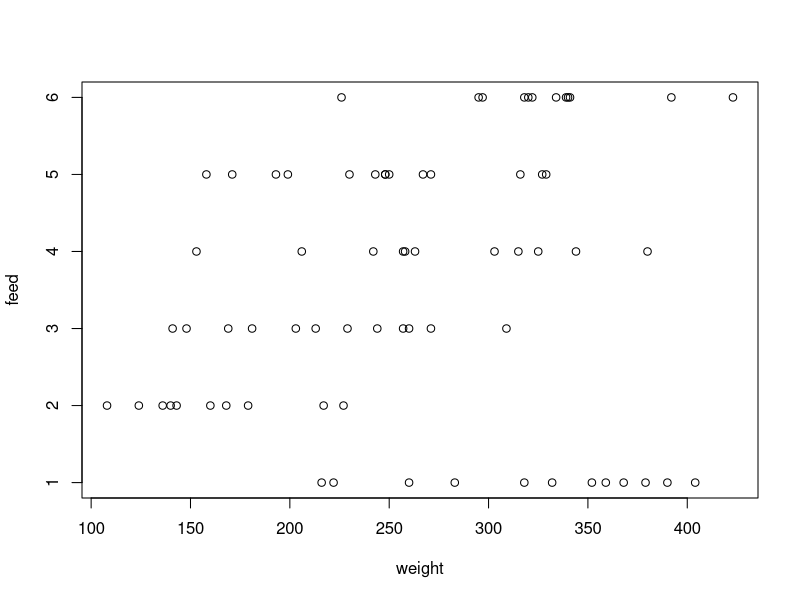

R code for this plot:
## ---- chunk 1
library(tidyverse)
library(knitr)
## ---- chunk 2
knitr::opts_chunk$set(echo = FALSE)
## ---- chunk 3
str(chickwts)

summary(chickwts)

glimpse(chickwts)
## ---- chunk 4
plot(chickwts)
## ---- chunk 5
chickwts %>%
  group_by(feed) %>%
  summarise(average =mean(weight), stdev = sd(weight))->chick_mean
kable(chick_mean)

